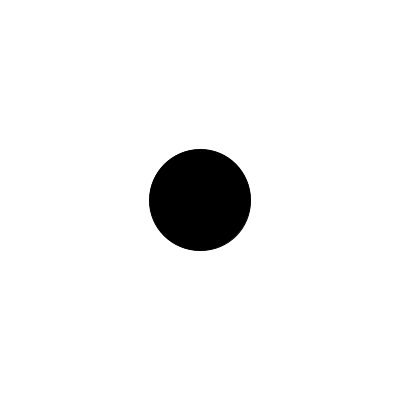
Frame 1 (no input)
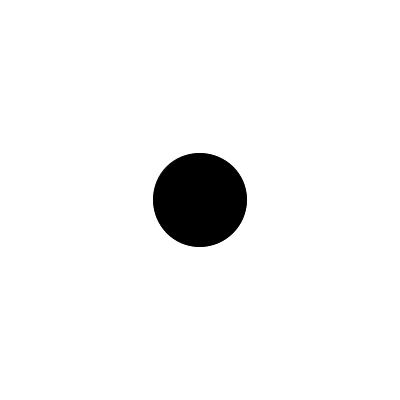
Frame 60 (the mouse pressed at the canvas centre just before this capture)
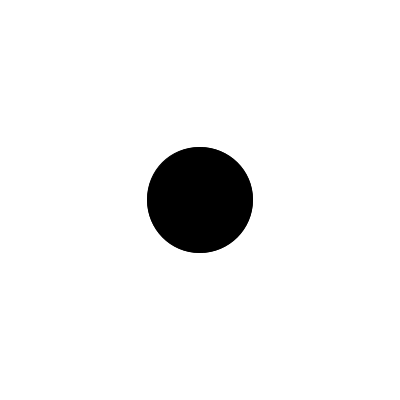
Frame 120 (the mouse held since frame 60 and released just before this capture)

The Processing sketch that drew these frames (run headless with seeded random() and noise(); from frame 60 on, the mouse is pressed at the canvas centre):

// Processing sketch: gaussianDistribution
// ── gaussianDistribution.pde
float rand;

void setup() {
  size(400,400);

}

void draw() {
  background(255);
  
  rand = randomGaussian(); //<>//
  
  // standard deviation editing of rand
    // horizontal dialation (the standard distance that random values deviate from the mean)
      // rand *= stddev;
  // mean editing of rand
    // translating the graph to new mean
      // rand = rand + mean;
  
  rand *= 10;
  rand += 100;
  
  fill(0);
  ellipse(width/2, height/2, rand, rand);
}
